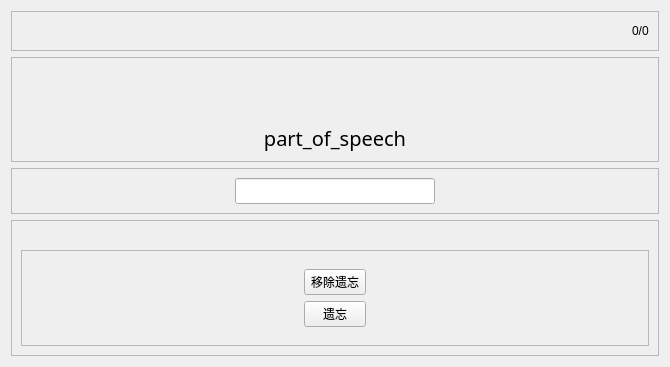
            <widget class="QWidget" name="exam">
             <layout class="QVBoxLayout" name="verticalLayout_13">
              <item>
               <widget class="QFrame" name="frame_2">
                <property name="minimumSize">
                 <size>
                  <width>0</width>
                  <height>40</height>
                 </size>
                </property>
                <property name="maximumSize">
                 <size>
                  <width>16777215</width>
                  <height>50</height>
                 </size>
                </property>
                <property name="frameShape">
                 <enum>QFrame::StyledPanel</enum>
                </property>
                <property name="frameShadow">
                 <enum>QFrame::Raised</enum>
                </property>
                <layout class="QHBoxLayout" name="horizontalLayout_9">
                 <item>
                  <spacer name="horizontalSpacer_4">
                   <property name="orientation">
                    <enum>Qt::Horizontal</enum>
                   </property>
                   <property name="sizeHint" stdset="0">
                    <size>
                     <width>611</width>
                     <height>20</height>
                    </size>
                   </property>
                  </spacer>
                 </item>
                 <item>
                  <widget class="QLabel" name="progress_label">
                   <property name="text">
                    <string>0/0</string>
                   </property>
                  </widget>
                 </item>
                </layout>
               </widget>
              </item>
              <item>
               <widget class="QFrame" name="frame_3">
                <property name="maximumSize">
                 <size>
                  <width>16777215</width>
                  <height>400</height>
                 </size>
                </property>
                <property name="frameShape">
                 <enum>QFrame::StyledPanel</enum>
                </property>
                <property name="frameShadow">
                 <enum>QFrame::Raised</enum>
                </property>
                <layout class="QVBoxLayout" name="verticalLayout_20">
                 <item>
                  <layout class="QHBoxLayout" name="horizontalLayout_23">
                   <item>
                    <widget class="QLabel" name="exam_chinese_label">
                     <property name="minimumSize">
                      <size>
                       <width>0</width>
                       <height>0</height>
                      </size>
                     </property>
                     <property name="maximumSize">
                      <size>
                       <width>65535</width>
                       <height>300</height>
                      </size>
                     </property>
                     <property name="font">
                      <font>
                       <family>Microsoft YaHei</family>
                       <pointsize>17</pointsize>
                      </font>
                     </property>
                     <property name="layoutDirection">
                      <enum>Qt::LeftToRight</enum>
                     </property>
                     <property name="text">
                      <string/>
                     </property>
                     <property name="alignment">
                      <set>Qt::AlignCenter</set>
                     </property>
                     <property name="wordWrap">
                      <bool>true</bool>
                     </property>
                    </widget>
                   </item>
                  </layout>
                 </item>
                 <item>
                  <spacer name="verticalSpacer_15">
                   <property name="orientation">
                    <enum>Qt::Vertical</enum>
                   </property>
                   <property name="sizeType">
                    <enum>QSizePolicy::Fixed</enum>
                   </property>
                   <property name="sizeHint" stdset="0">
                    <size>
                     <width>30</width>
                     <height>20</height>
                    </size>
                   </property>
                  </spacer>
                 </item>
                 <item>
                  <widget class="QLabel" name="part_of_speech_label">
                   <property name="maximumSize">
                    <size>
                     <width>16777215</width>
                     <height>50</height>
                    </size>
                   </property>
                   <property name="font">
                    <font>
                     <family>Microsoft YaHei</family>
                     <pointsize>15</pointsize>
                    </font>
                   </property>
                   <property name="text">
                    <string>part_of_speech</string>
                   </property>
                   <property name="alignment">
                    <set>Qt::AlignCenter</set>
                   </property>
                  </widget>
                 </item>
                </layout>
               </widget>
              </item>
              <item>
               <widget class="QFrame" name="frame_4">
                <property name="minimumSize">
                 <size>
                  <width>0</width>
                  <height>0</height>
                 </size>
                </property>
                <property name="maximumSize">
                 <size>
                  <width>16777215</width>
                  <height>80</height>
                 </size>
                </property>
                <property name="frameShape">
                 <enum>QFrame::StyledPanel</enum>
                </property>
                <property name="frameShadow">
                 <enum>QFrame::Raised</enum>
                </property>
                <layout class="QHBoxLayout" name="horizontalLayout_11">
                 <item>
                  <widget class="QLineEdit" name="exam_english_lable">
                   <property name="maximumSize">
                    <size>
                     <width>200</width>
                     <height>30</height>
                    </size>
                   </property>
                   <property name="font">
                    <font>
                     <family>Microsoft YaHei</family>
                     <pointsize>10</pointsize>
                    </font>
                   </property>
                   <property name="autoFillBackground">
                    <bool>false</bool>
                   </property>
                   <property name="text">
                    <string/>
                   </property>
                  </widget>
                 </item>
                </layout>
               </widget>
              </item>
              <item>
               <widget class="QFrame" name="frame_7">
                <property name="frameShape">
                 <enum>QFrame::StyledPanel</enum>
                </property>
                <property name="frameShadow">
                 <enum>QFrame::Raised</enum>
                </property>
                <layout class="QVBoxLayout" name="verticalLayout_21">
                 <item>
                  <widget class="QLabel" name="forget_label">
                   <property name="text">
                    <string/>
                   </property>
                  </widget>
                 </item>
                 <item>
                  <widget class="QFrame" name="foetget_frame">
                   <property name="frameShape">
                    <enum>QFrame::StyledPanel</enum>
                   </property>
                   <property name="frameShadow">
                    <enum>QFrame::Raised</enum>
                   </property>
                   <layout class="QHBoxLayout" name="horizontalLayout_12">
                    <item>
                     <widget class="QFrame" name="verticalFrame">
                      <property name="maximumSize">
                       <size>
                        <width>80</width>
                        <height>16777215</height>
                       </size>
                      </property>
                      <layout class="QVBoxLayout" name="verticalLayout_26">
                       <item>
                        <widget class="QPushButton" name="remove_forget_pushButton">
                         <property name="maximumSize">
                          <size>
                           <width>80</width>
                           <height>16777215</height>
                          </size>
                         </property>
                         <property name="text">
                          <string>移除遗忘</string>
                         </property>
                        </widget>
                       </item>
                       <item>
                        <widget class="QPushButton" name="forget_pushButton">
                         <property name="maximumSize">
                          <size>
                           <width>80</width>
                           <height>16777215</height>
                          </size>
                         </property>
                         <property name="text">
                          <string>遗忘</string>
                         </property>
                        </widget>
                       </item>
                      </layout>
                     </widget>
                    </item>
                   </layout>
                  </widget>
                 </item>
                </layout>
               </widget>
              </item>
             </layout>
            </widget>
